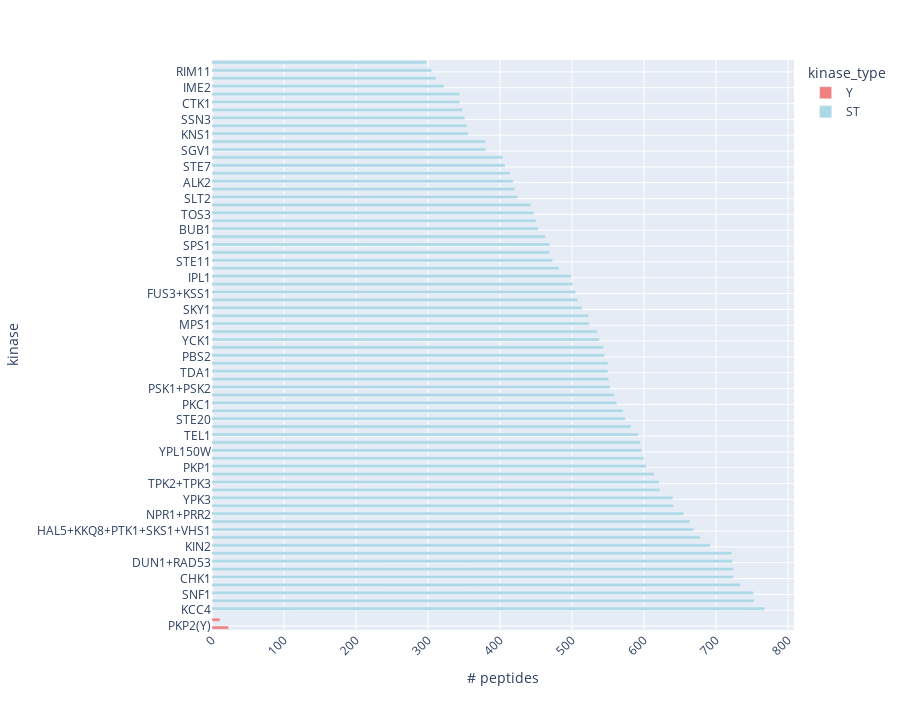

Source (notebook cell):
### Code cell
display(barplot)

### Figure 1 — Plotly figure (JSON) as saved in the notebook; plotly's stock layout.template omitted (floating-point values rounded to 4 significant figures)
{"data": [{"alignmentgroup": "True", "hovertemplate": "kinase_type=Y<br>count=%{x}<br>kinase=%{y}<extra></extra>", "legendgroup": "Y", "marker": {"color": "lightcoral", "pattern": {"shape": ""}}, "name": "Y", "offsetgroup": "Y", "orientation": "h", "showlegend": true, "textposition": "auto", "type": "bar", "x": [23, 11], "xaxis": "x", "y": ["PKP2(Y)", "SWE1"], "yaxis": "y"}, {"alignmentgroup": "True", "hovertemplate": "kinase_type=ST<br>count=%{x}<br>kinase=%{y}<extra></extra>", "legendgroup": "ST", "marker": {"color": "lightblue", "pattern": {"shape": ""}}, "name": "ST", "offsetgroup": "ST", "orientation": "h", "showlegend": true, "textposition": "auto", "type": "bar", "x": [768, 753, 752, 734, 724, 724, 723, 722, 692, 678, 669, 664, 655, 641, 640, 622, 621, 614, 603, 600, 597, 595, 592, 582, 574, 571, 562, 559, 553, 551, 550, 550, 545, 544, 538, 535, 524, 523, 514, 508, 505, 501, 499, 482, 473, 469, 469, 463, 453, 450, 447, 443, 424, 421, 418, 414, 407, 404, 380, 380, 356, 354, 351, 348, 344, 344, 322, 311, 305, 298], "xaxis": "x", "y": ["KCC4", "CMK2", "SNF1", "CMK1", "CHK1", "SKS1+VHS1", "DUN1+RAD53", "HSL1", "KIN2", "CKA1", "HAL5+KKQ8+PTK1+SKS1+VHS1", "CKA2", "NPR1+PRR2", "PRR1+PTK2", "YPK3", "SCH9", "TPK2+TPK3", "CLA4", "PKP1", "CDC5", "YPL150W", "TPK2", "TEL1", "RIM15", "STE20", "MEK1", "PKC1", "CBK1", "PSK1+PSK2", "IRE1", "TDA1", "NNK1", "PBS2", "PKH1", "YCK1", "CDC7", "MPS1", "IKS1", "SKY1", "MKK1", "FUS3+KSS1", "CDC28", "IPL1", "KIC1", "STE11", "GCN2", "SPS1", "MEC1", "BUB1", "PKP2(ST)", "TOS3", "KIN3", "SLT2", "PHO85", "ALK2", "HRR25", "STE7", "ARK1+PRK1", "SGV1", "TOR2", "KNS1", "YAK1", "SSN3", "KIN28", "CTK1", "BUD32", "IME2", "HOG1", "RIM11", "ENV7"], "yaxis": "y"}], "layout": {"barmode": "group", "height": 710, "legend": {"title": {"text": "kinase_type"}, "tracegroupgap": 0}, "margin": {"t": 60}, "showlegend": true, "xaxis": {"anchor": "y", "domain": [0, 1], "tickangle": -45, "title": {"text": "# peptides"}}, "yaxis": {"anchor": "x", "domain": [0, 1], "showgrid": true, "title": {"text": "kinase"}}}}
